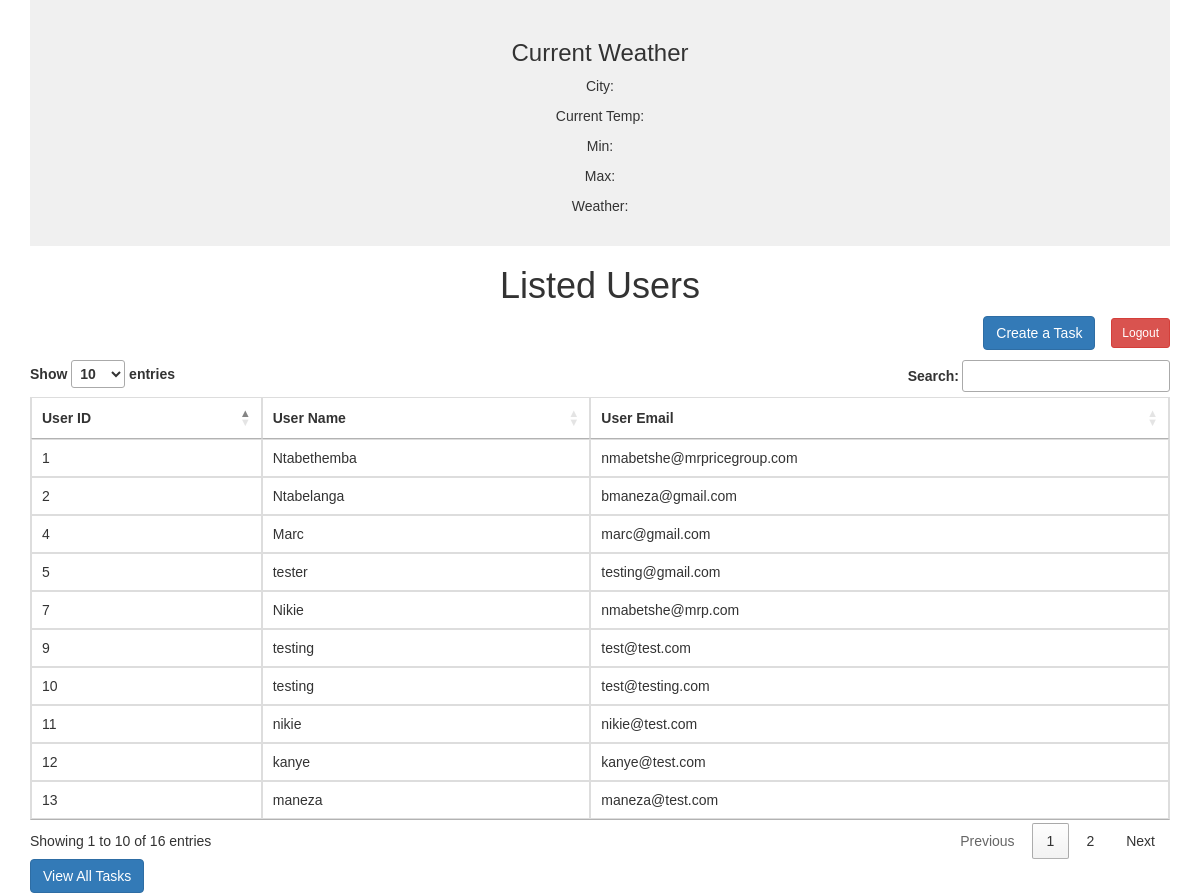
Screenshot of /usersList.php with the database file from the repository.
### tables this page shows
CREATE TABLE `users` (
  `id` int NOT NULL AUTO_INCREMENT,
  `name` varchar(255) NOT NULL,
  `email` varchar(255) NOT NULL,
  `password` varchar(255) NOT NULL,
  `reset_token` varchar(255) DEFAULT NULL,
  `reset_expiration` datetime DEFAULT NULL,
  PRIMARY KEY (`id`),
  UNIQUE KEY `email` (`email`)
);

### Users.php (called while the page is built, shortened)
<?php
global $db;
class User
{
    private $name;
    private $email;
    private $id;
    public function getUserId()
    {
        return $this->id;
    }
    public function setUserId($id)
    {
        $this->id = $id;
    }
    public function getName()
    {
        return $this->name;
    }
    public function setName($name)
    {
        $this->name = $name;
    }
    public function getEmail()
    {
        return $this->email;
    }
    public function setEmail($email)
    {
        $this->email = $email;
    }
    public static function getAllUsers()
    {
        global $db;
        $sql = "SELECT * FROM users";
        $result = $db->query($sql);
        if ($result) {
            $users = [];
            while ($row = $result->fetch_assoc()) {
                $user = new User();
                $user->setUserId($row['id']);
                $user->setName($row['name']);
                $user->setEmail($row['email']);
                $users[] = $user;
            }
            return $users;
        } else {
            return false;
        }
    }
}

### usersList.php (the view, shortened to what this page needs)
<?php
require 'Users.php';
$apiKey = '4e8f3a3d6960a08f787632c2eca2e89f';
$city = 'Cape Town';
$usersClass = new User();
?>
<!DOCTYPE html>
<html lang="en">
<head>
    <link rel="stylesheet" href="https://maxcdn.bootstrapcdn.com/bootstrap/3.3.7/css/bootstrap.min.css">
    <link rel="stylesheet" href="includes/styles.css">
    <link rel="stylesheet" href="https://cdn.datatables.net/1.13.6/css/jquery.dataTables.min.css">
</head>
<body>
    <div class="container">
        <?php $weatherData = getCurrentWeather($city, $apiKey); ?>
        <div style="background-color: #f0f0f0; padding: 20px; text-align: center;">
            <h3>Current Weather</h3>
            <p>City: <?php echo $weatherData["name"]; ?></p>
            <p>Current Temp: <?php echo $weatherData["main"]["temp"]; ?></p>
            <p>Min: <?php echo $weatherData["main"]["temp_min"]; ?></p>
            <p>Max: <?php echo $weatherData["main"]["temp_max"]; ?></p>
            <p>Weather: <?php echo $weatherData["weather"][0]["description"]; ?></p>
        </div>
        <h1 style=" text-align: center;">Listed Users</h1>
        <div id="logoutAndNewTask">
            <?php echo '<a href="createTask.php" class="btn btn-primary">Create a Task</a>'; ?>
            <button onclick="logoutNow()" class="btn btn-danger btn-sm" style="margin-left: 1em;">Logout</button>
        </div>
        <?php
        $allusers = $usersClass->getallusers();
        if (empty($allusers)) {
            echo '<a  href="createTask.php" class="btn btn-primary">Create a Task</a>';
        } else {
        ?>
            <table id="taskTable" class="table table-bordered">
                <thead>
                    <tr>
                        <th>User ID</th>
                        <th>User Name</th>
                        <th>User Email</th>
                    </tr>
                </thead>
                <tbody>
                    <?php
                    $users = $usersClass->getallusers();
                    ?>
                    <?php foreach ($users as $user) : ?>
                        <tr>
                            <td><?php echo $user->getUserId(); ?></td>
                            <td><?php echo $user->getName(); ?></td>
                            <td><?php echo $user->getEmail(); ?></td>
                        </tr>
                    <?php endforeach; ?>
                </tbody>
            </table>
        <?php
        }
        echo '<a href="viewAllTasks.php" class="btn btn-primary">View All Tasks</a>';
        ?>
    </div>
</body>
</html>

### includes/styles.css (style rules this page uses)
* { margin: 0; padding: 0; box-sizing: border-box; font-family: 'Poppins', sans-serif; }
body { height: auto; display: flex; align-items: center; justify-content: center; }
#logoutAndNewTask { padding-bottom: 30px; float:right; padding-bottom: 10px; }

### rows the page displays
users: id "1", name "Ntabethemba", email "nmabetshe@mrpricegroup.com"
users: id "2", name "Ntabelanga", email "bmaneza@gmail.com"
users: id "4", name "Marc", email "marc@gmail.com"
users: id "5", name "tester", email "testing@gmail.com"
users: id "7", name "Nikie", email "nmabetshe@mrp.com"
users: id "9", name "testing", email "test@test.com"
users: id "10", name "testing", email "test@testing.com"
users: id "11", name "nikie", email "nikie@test.com"
users: id "12", name "kanye", email "kanye@test.com"
users: id "13", name "maneza", email "maneza@test.com"
